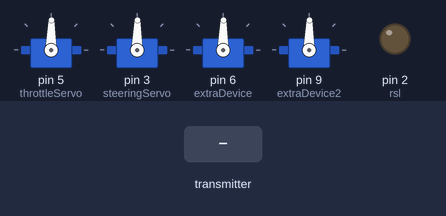
Recording of a sketch running on a simulated Arduino Uno, built with avr-gcc and run on an emulated ATmega328P. On the bench: 4 × servo, output pins drawn as LEDs (lit = HIGH). The test bench sets the inputs (shaded band). No radio packets arrive unless stated.

Above: at 1.9 s.
2.0 s: the transmitter starts sending axis1 = 0
At 2.4 s:
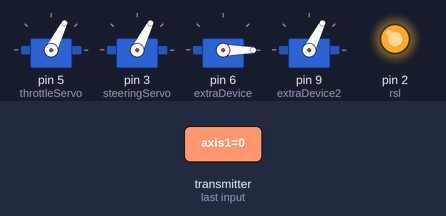
5.0 s: the transmitter starts sending axis2 = 0
At 6.7 s:
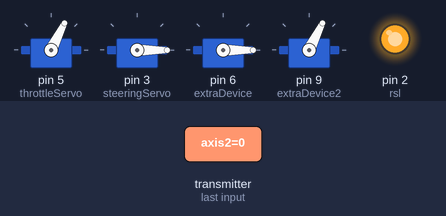
7.5 s: the transmitter starts sending axis3 = 0
At 8.3 s:
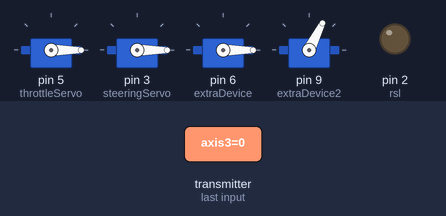
10.5 s: the transmitter starts sending axis4 = 0
At 11.2 s:
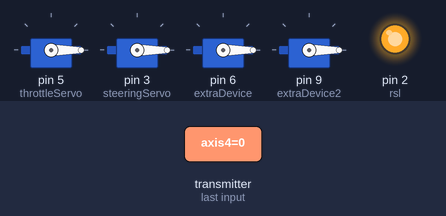
13.5 s: the transmitter starts sending axis2 = 255
At 15.4 s:
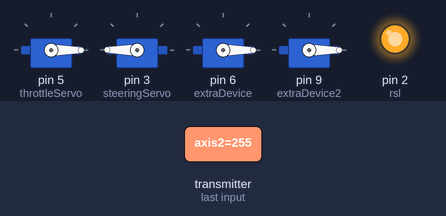
Timing chart, 0 to 17.5 s (numbered marks = the images above; inputs shaded):
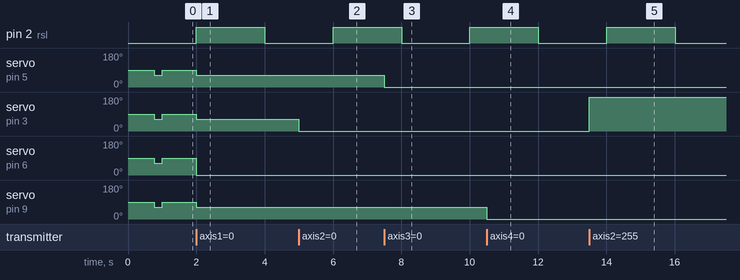

Measured:
- after the input at 2.0 s, servo on pin 5 (throttleServo), servo on pin 3 (steeringServo), servo on pin 9 (extraDevice2): 89° → 63° at once; servo on pin 6 (extraDevice): 89° → 0° at once
- after the input at 5.0 s, servo on pin 3 (steeringServo): 63° → 0° at once
- after the input at 7.5 s, servo on pin 5 (throttleServo): 63° → 0° at once
- after the input at 10.5 s, servo on pin 9 (extraDevice2): 63° → 0° at once
- after the input at 13.5 s, servo on pin 3 (steeringServo): 0° → 180° at once

The sketch:

uno.ino
```cpp
#include <SPI.h>
#include <nRF24L01.h>
#include <RF24.h>
#include <Servo.h>

const uint64_t pipeIn =  0xE8E8F0F0E1LL;

RF24 radio(7, 8);

Servo throttleServo;
Servo steeringServo;
Servo extraDevice;
Servo extraDevice2;

int rsl = 2;
int ledState = LOW;
int flashrate = 2000;
unsigned long previousMillis = 0;


// The sizeof this struct should not exceed 32 bytes
struct MyData {
  byte axis1;
  byte axis2;
  byte axis3;
  byte axis4;
  byte switches;
};

MyData data;

/**********************************************/

void setup()
{
  radio.begin();
  radio.setAutoAck(false);
  radio.setDataRate(RF24_250KBPS);
  radio.setPALevel(RF24_PA_MAX);

  radio.openReadingPipe(1,pipeIn);
  radio.startListening();

  throttleServo.attach(5);
  steeringServo.attach(3);
  extraDevice.attach(6);
  extraDevice2.attach(9);

  pinMode(rsl, OUTPUT);

  data.axis1 = 90;
  data.axis2 = 90;
  data.axis3 = 90;
  data.axis4 = 90;
  data.switches = 0;
  delay(750);
}

/**********************************************/

unsigned long lastRecvTime = 0;

void loop()
{
  if ( radio.available() ) {
    radio.read(&data, sizeof(MyData));
    lastRecvTime = millis();
  }

  unsigned long now = millis();
  if ( now - lastRecvTime > 1000 ) {
    data.axis1 = 127;
    data.axis2 = 127;
    data.axis3 = 127;
    data.axis4 = 127;
    flashrate = 2000;
  }

  // manual control
  byte x = map(data.axis1, 0, 255, 0, 180);
  byte s = map(data.axis2, 0, 255, 0, 180);
  byte t = map(data.axis3, 0, 255, 0, 180);
  byte y = map(data.axis4, 0, 255, 0, 180);

  if ( (data.switches & 0x01) ) {
    s = 90;
    t = 90;
    x = 90;
    y = 90;
    flashrate = 200;
  }

  steeringServo.write( s );
  throttleServo.write( t );
  extraDevice.write( x );
  extraDevice2.write( y );

  //RSL Flasher
  unsigned long currentMillis = millis();
  if (!data.switches){
    if (currentMillis - previousMillis >= flashrate) {
      previousMillis = currentMillis;
      if (ledState == LOW) {
        ledState = HIGH;
      } else {
        ledState = LOW;
      }
      digitalWrite(rsl, ledState);
    }
  }else{
    digitalWrite(rsl, HIGH);
  }
}
```
